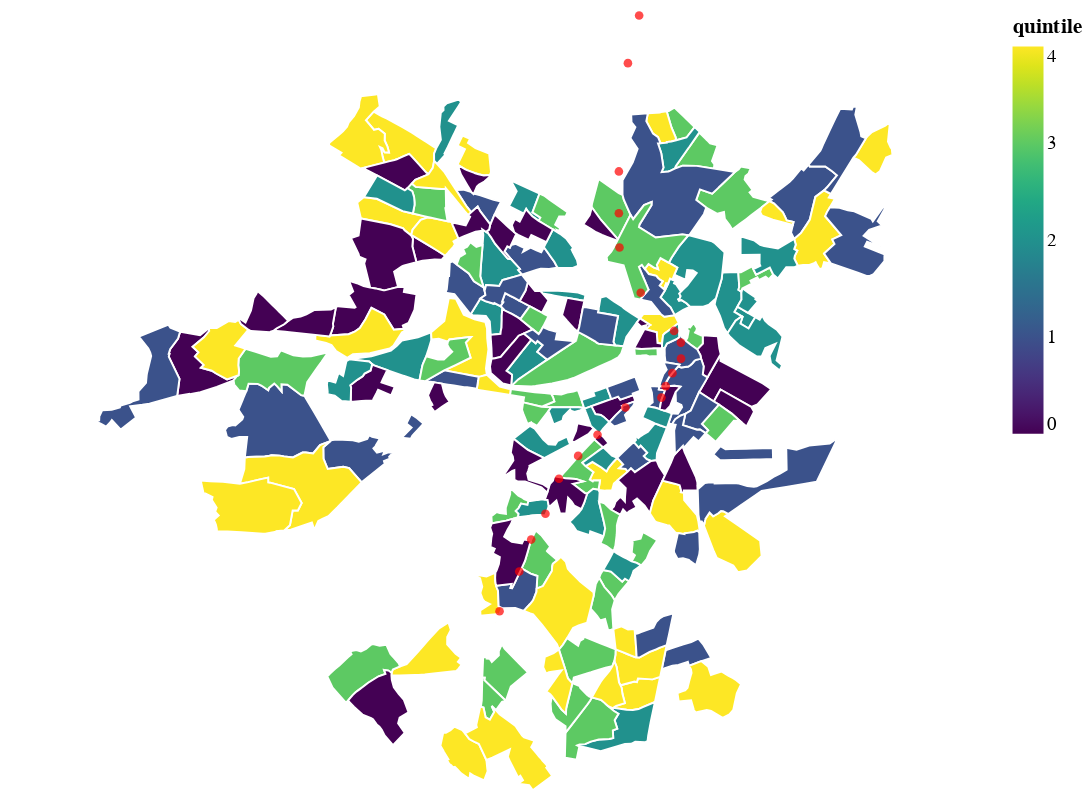

Here is the Vega-Lite specification saved for this chart:
### Vega-Lite specification from a JSON file in a GitHub repository (floating-point values rounded to 4 significant figures; data arrays with more than 128 entries replaced by an {"elided": "..."} marker saying what was removed)
{"config": {"view": {"continuousWidth": 400, "continuousHeight": 300}}, "layer": [{"data": {"name": "data-5125fd7db8eef7ac713b579c8dff19e9"}, "mark": {"type": "geoshape", "stroke": "white"}, "encoding": {"color": {"field": "quintile", "scale": {"scheme": "viridis"}, "type": "quantitative"}, "tooltip": [{"field": "poverty", "type": "quantitative"}, {"field": "percentError", "type": "quantitative"}]}, "height": 400, "width": 500}, {"data": {"name": "data-a2f6e4b392c3cd306f1e341af5ae8153"}, "mark": {"type": "circle", "color": "red"}, "encoding": {"latitude": {"field": "latitude", "type": "quantitative"}, "longitude": {"field": "longitude", "type": "quantitative"}, "size": {"value": 20}, "tooltip": {"field": "STATION", "type": "nominal"}}, "height": 400, "width": 500}], "$schema": "https://vega.github.io/schema/vega-lite/v4.17.0.json", "datasets": {"data-5125fd7db8eef7ac713b579c8dff19e9": {"elided": "159 records"}, "data-a2f6e4b392c3cd306f1e341af5ae8153": [{"LINE": "BLUE/ORANGE", "ROUTE": "BLUE Bowdoin to Wonderland / ORANGE Forest Hills to Oak Grove", "STATION": "State", "TERMINUS": "N", "latitude": 42.36, "longitude": -71.06, "type": "Feature", "geometry": {"type": "Point", "coordinates": [-71.06, 42.36]}}, {"LINE": "ORANGE", "ROUTE": "Forest Hills to Oak Grove", "STATION": "Roxbury Crossing", "TERMINUS": "N", "latitude": 42.33, "longitude": -71.1, "type": "Feature", "geometry": {"type": "Point", "coordinates": [-71.1, 42.33]}}, {"LINE": "ORANGE", "ROUTE": "Forest Hills to Oak Grove", "STATION": "Assembly", "TERMINUS": "N", "latitude": 42.39, "longitude": -71.08, "type": "Feature", "geometry": {"type": "Point", "coordinates": [-71.08, 42.39]}}, {"LINE": "ORANGE", "ROUTE": "Forest Hills to Oak Grove", "STATION": "Tufts Medical Center", "TERMINUS": "N", "latitude": 42.35, "longitude": -71.06, "type": "Feature", "geometry": {"type": "Point", "coordinates": [-71.06, 42.35]}}, {"LINE": "ORANGE", "ROUTE": "Forest Hills to Oak Grove", "STATION": "Chinatown", "TERMINUS": "N", "latitude": 42.35, "longitude": -71.06, "type": "Feature", "geometry": {"type": "Point", "coordinates": [-71.06, 42.35]}}, {"LINE": "GREEN/ORANGE", "ROUTE": "GREEN D E / ORANGE Forest Hills to Oak Grove", "STATION": "Haymarket", "TERMINUS": "N", "latitude": 42.36, "longitude": -71.06, "type": "Feature", "geometry": {"type": "Point", "coordinates": [-71.06, 42.36]}}, {"LINE": "GREEN/ORANGE", "ROUTE": "GREEN D E / ORANGE Forest Hills to Oak Grove", "STATION": "North Station", "TERMINUS": "N", "latitude": 42.37, "longitude": -71.06, "type": "Feature", "geometry": {"type": "Point", "coordinates": [-71.06, 42.37]}}, {"LINE": "ORANGE", "ROUTE": "Forest Hills to Oak Grove", "STATION": "Oak Grove", "TERMINUS": "Y", "latitude": 42.44, "longitude": -71.07, "type": "Feature", "geometry": {"type": "Point", "coordinates": [-71.07, 42.44]}}, {"LINE": "ORANGE", "ROUTE": "Forest Hills to Oak Grove", "STATION": "Malden Center", "TERMINUS": "N", "latitude": 42.43, "longitude": -71.07, "type": "Feature", "geometry": {"type": "Point", "coordinates": [-71.07, 42.43]}}, {"LINE": "ORANGE", "ROUTE": "Forest Hills to Oak Grove", "STATION": "Wellington", "TERMINUS": "N", "latitude": 42.4, "longitude": -71.08, "type": "Feature", "geometry": {"type": "Point", "coordinates": [-71.08, 42.4]}}, {"LINE": "ORANGE", "ROUTE": "Forest Hills to Oak Grove", "STATION": "Sullivan Square", "TERMINUS": "N", "latitude": 42.38, "longitude": -71.08, "type": "Feature", "geometry": {"type": "Point", "coordinates": [-71.08, 42.38]}}, {"LINE": "ORANGE", "ROUTE": "Forest Hills to Oak Grove", "STATION": "Community College", "TERMINUS": "N", "latitude": 42.37, "longitude": -71.07, "type": "Feature", "geometry": {"type": "Point", "coordinates": [-71.07, 42.37]}}, {"LINE": "ORANGE", "ROUTE": "Forest Hills to Oak Grove", "STATION": "Forest Hills", "TERMINUS": "Y", "latitude": 42.3, "longitude": -71.11, "type": "Feature", "geometry": {"type": "Point", "coordinates": [-71.11, 42.3]}}, {"LINE": "ORANGE", "ROUTE": "Forest Hills to Oak Grove", "STATION": "Green Street", "TERMINUS": "N", "latitude": 42.31, "longitude": -71.11, "type": "Feature", "geometry": {"type": "Point", "coordinates": [-71.11, 42.31]}}, {"LINE": "ORANGE", "ROUTE": "Forest Hills to Oak Grove", "STATION": "Stony Brook", "TERMINUS": "N", "latitude": 42.32, "longitude": -71.1, "type": "Feature", "geometry": {"type": "Point", "coordinates": [-71.1, 42.32]}}, {"LINE": "ORANGE", "ROUTE": "Forest Hills to Oak Grove", "STATION": "Jackson Square", "TERMINUS": "N", "latitude": 42.32, "longitude": -71.1, "type": "Feature", "geometry": {"type": "Point", "coordinates": [-71.1, 42.32]}}, {"LINE": "ORANGE", "ROUTE": "Forest Hills to Oak Grove", "STATION": "Ruggles", "TERMINUS": "N", "latitude": 42.34, "longitude": -71.09, "type": "Feature", "geometry": {"type": "Point", "coordinates": [-71.09, 42.34]}}, {"LINE": "ORANGE", "ROUTE": "Forest Hills to Oak Grove", "STATION": "Massachusetts Ave", "TERMINUS": "N", "latitude": 42.34, "longitude": -71.08, "type": "Feature", "geometry": {"type": "Point", "coordinates": [-71.08, 42.34]}}, {"LINE": "ORANGE", "ROUTE": "Forest Hills to Oak Grove", "STATION": "Back Bay", "TERMINUS": "N", "latitude": 42.35, "longitude": -71.08, "type": "Feature", "geometry": {"type": "Point", "coordinates": [-71.08, 42.35]}}, {"LINE": "ORANGE/RED", "ROUTE": "ORANGE Forest Hills to Oak Grove / RED A - Ashmont  B - Braintree  C - Alewife", "STATION": "Downtown Crossing", "TERMINUS": "N", "latitude": 42.36, "longitude": -71.06, "type": "Feature", "geometry": {"type": "Point", "coordinates": [-71.06, 42.36]}}]}}
